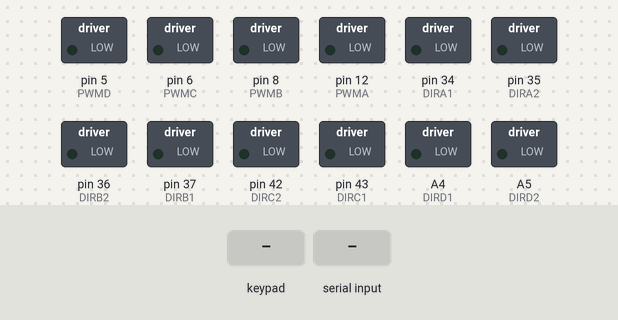
A sketch run on a simulated Arduino Mega 2560, built with avr-gcc and run on an emulated ATmega2560. Parts: switched loads named in the sketch (green lamp = pin HIGH). The inputs (shaded band) are chosen by the test bench. What the sketch prints to the serial monitor is not drawn.

Above: at 1.8 s.
1.9 s: key 'U' pressed
At 2.9 s:
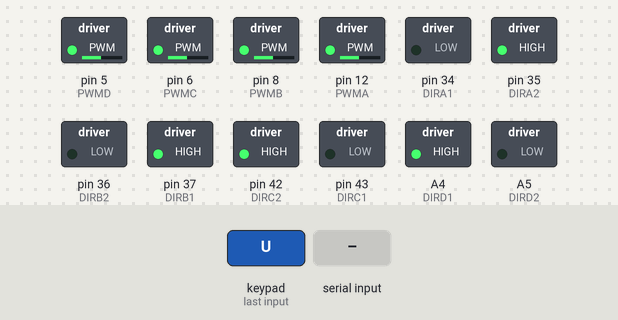
3.4 s: "B" received over Serial
At 3.9 s:
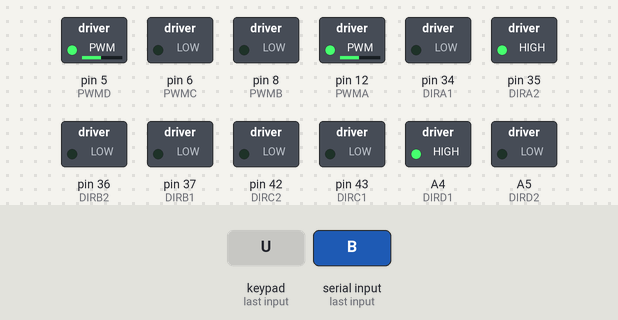
4.9 s: key 'D' pressed
At 5.2 s:
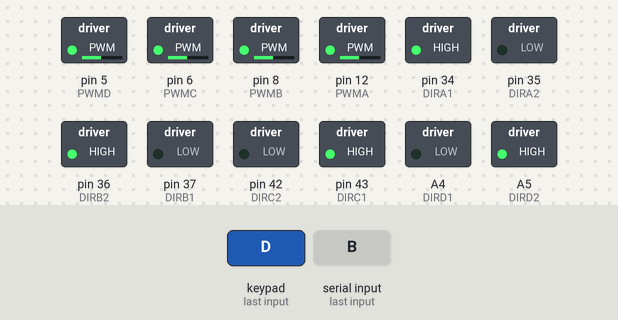
6.4 s: "C" received over Serial
At 7.6 s:
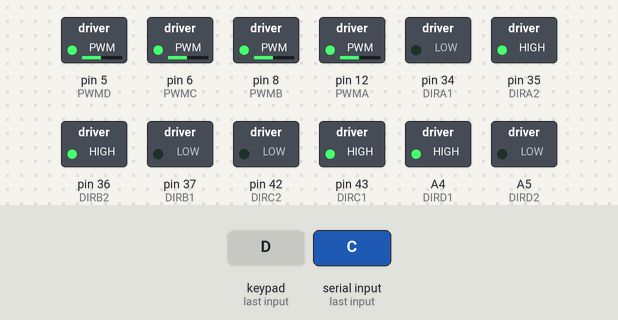
7.9 s: key 'L' pressed
At 8.4 s:
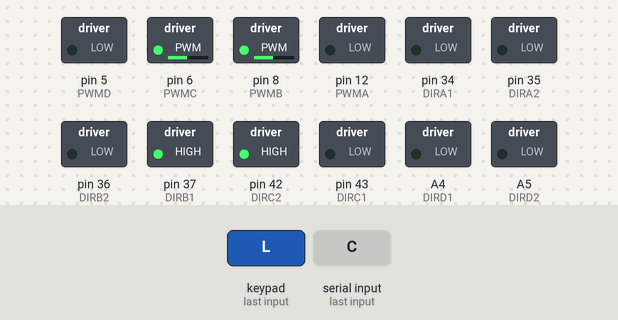
9.4 s: "D" received over Serial
At 10.9 s:
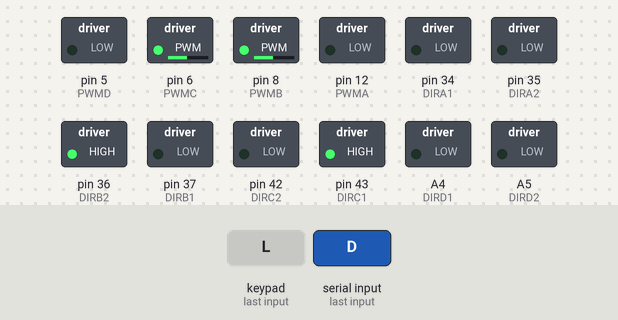
Timing chart, 0 to 11.9 s (numbered marks = the images above; inputs shaded):
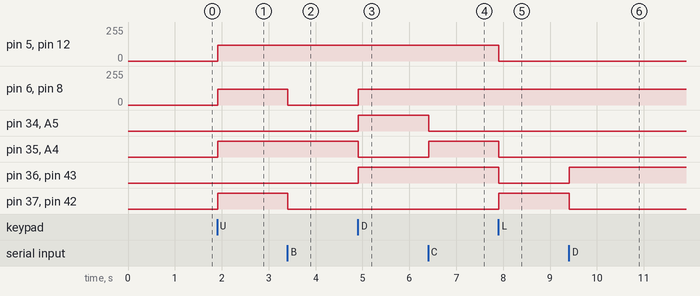

The sketch:

PS2_2560.ino
```cpp
#include <PS2X_lib.h>
// 모터 핀
#define PWMA 12    // A 모터 속도
#define DIRA1 34
#define DIRA2 35  // A 모터 방향
#define PWMB 8    // B 모터 속도
#define DIRB1 37
#define DIRB2 36  // B 모터 방향
#define PWMC 6   // C 모터 속도 9를 6으로 변경
#define DIRC1 43
#define DIRC2 42  // C 모터 방향
#define PWMD 5    // D 모터 속도
#define DIRD1 A4  // 26
#define DIRD2 A5 // 27  // D 모터 방향

// PS2
#define PS2_DAT        52  // 14
#define PS2_CMD        51  // 15
#define PS2_SEL        53  // 16
#define PS2_CLK        50  // 17

char speed;
// #define pressures   true
#define pressures   false
// #define rumble      true
#define rumble      false
PS2X ps2x; // PS2 컨트롤러 클래스 생성

int error = 0;
byte type = 0;
byte vibrate = 0;

void (* resetFunc) (void) = 0;

#define MOTORA_FORWARD(pwm)    do{digitalWrite(DIRA1,LOW); digitalWrite(DIRA2,HIGH);analogWrite(PWMA,pwm);}while(0)
#define MOTORA_STOP(x)         do{digitalWrite(DIRA1,LOW); digitalWrite(DIRA2,LOW); analogWrite(PWMA,0);}while(0)
#define MOTORA_BACKOFF(pwm)    do{digitalWrite(DIRA1,HIGH);digitalWrite(DIRA2,LOW); analogWrite(PWMA,pwm);}while(0)

#define MOTORB_FORWARD(pwm)    do{digitalWrite(DIRB1,HIGH); digitalWrite(DIRB2,LOW);analogWrite(PWMB,pwm);}while(0)
#define MOTORB_STOP(x)         do{digitalWrite(DIRB1,LOW); digitalWrite(DIRB2,LOW); analogWrite(PWMB,0);}while(0)
#define MOTORB_BACKOFF(pwm)    do{digitalWrite(DIRB1,LOW);digitalWrite(DIRB2,HIGH); analogWrite(PWMB,pwm);}while(0)

#define MOTORC_FORWARD(pwm)    do{digitalWrite(DIRC1,LOW); digitalWrite(DIRC2,HIGH);analogWrite(PWMC,pwm);}while(0)
#define MOTORC_STOP(x)         do{digitalWrite(DIRC1,LOW); digitalWrite(DIRC2,LOW); analogWrite(PWMC,0);}while(0)
#define MOTORC_BACKOFF(pwm)    do{digitalWrite(DIRC1,HIGH);digitalWrite(DIRC2,LOW); analogWrite(PWMC,pwm);}while(0)

#define MOTORD_FORWARD(pwm)    do{digitalWrite(DIRD1,HIGH); digitalWrite(DIRD2,LOW);analogWrite(PWMD,pwm);}while(0)
#define MOTORD_STOP(x)         do{digitalWrite(DIRD1,LOW); digitalWrite(DIRD2,LOW); analogWrite(PWMD,0);}while(0)
#define MOTORD_BACKOFF(pwm)    do{digitalWrite(DIRD1,LOW);digitalWrite(DIRD2,HIGH); analogWrite(PWMD,pwm);}while(0)

#define SERIAL  Serial

#define LOG_DEBUG

#ifdef LOG_DEBUG
#define M_LOG SERIAL.print
#else
#define M_LOG
#endif

#define MAX_PWM   200
#define MIN_PWM   130
int Motor_PWM = 130;

// 모터 제어 매크로
//    ↑A-----B↑
//     |  ↑  |
//     |  |  |
//    ↑C-----D↑
void ADVANCE()
{
  MOTORA_FORWARD(Motor_PWM); MOTORB_FORWARD(Motor_PWM);
  MOTORC_FORWARD(Motor_PWM); MOTORD_FORWARD(Motor_PWM);
}

//    ↓A-----B↓
//     |  |  |
//     |  ↓  |
//    ↓C-----D↓
void BACK()
{
  MOTORA_BACKOFF(Motor_PWM); MOTORB_BACKOFF(Motor_PWM);
  MOTORC_BACKOFF(Motor_PWM); MOTORD_BACKOFF(Motor_PWM);
}
//    =A-----B↑
//     |   ↖ |
//     | ↖   |
//    ↑C-----D=
void LEFT_1()
{
  MOTORA_STOP(Motor_PWM); MOTORB_FORWARD(Motor_PWM);
  MOTORC_FORWARD(Motor_PWM); MOTORD_STOP(Motor_PWM);
}

//    ↓A-----B↑
//     |  ←  |
//     |  ←  |
//    ↑C-----D↓
void LEFT_2()
{
  MOTORA_BACKOFF(Motor_PWM); MOTORB_FORWARD(Motor_PWM);
  MOTORC_FORWARD(Motor_PWM); MOTORD_BACKOFF(Motor_PWM);
}
//    ↓A-----B=
//     | ↙   |
//     |   ↙ |
//    =C-----D↓
void LEFT_3()
{
  MOTORA_BACKOFF(Motor_PWM); MOTORB_STOP(Motor_PWM);
  MOTORC_STOP(Motor_PWM); MOTORD_BACKOFF(Motor_PWM);
}
//    ↑A-----B=
//     | ↗   |
//     |   ↗ |
//    =C-----D↑
void RIGHT_1()
{
  MOTORA_FORWARD(Motor_PWM); MOTORB_STOP(Motor_PWM);
  MOTORC_STOP(Motor_PWM); MOTORD_FORWARD(Motor_PWM);
}
//    ↑A-----B↓
//     |  →  |
//     |  →  |
//    ↓C-----D↑
void RIGHT_2()
{
  MOTORA_FORWARD(Motor_PWM); MOTORB_BACKOFF(Motor_PWM);
  MOTORC_BACKOFF(Motor_PWM); MOTORD_FORWARD(Motor_PWM);
}
//    =A-----B↓
//     |   ↘ |
//     | ↘   |
//    ↓C-----D=
void RIGHT_3()
{
  MOTORA_STOP(Motor_PWM); MOTORB_BACKOFF(Motor_PWM);
  MOTORC_BACKOFF(Motor_PWM); MOTORD_STOP(Motor_PWM);
}
// ↓A-----B↑
//  |     |
//  |     |
// ↓C-----D↑
void TURN_LEFT()
{
  MOTORA_BACKOFF(Motor_PWM); MOTORB_FORWARD(Motor_PWM);
  MOTORC_BACKOFF(Motor_PWM); MOTORD_FORWARD(Motor_PWM);
}
// ↑A-----B↓
//  |     |
//  |     |
// ↑C-----D↓
void TURN_RIGHT()
{
  MOTORA_FORWARD(Motor_PWM); MOTORB_BACKOFF(Motor_PWM);
  MOTORC_FORWARD(Motor_PWM); MOTORD_BACKOFF(Motor_PWM);
}
//    =A-----B=
//     |  =  |
//     |  =  |
//    =C-----D=
void STOP()
{
  MOTORA_STOP(Motor_PWM);MOTORB_STOP(Motor_PWM);
  MOTORC_STOP(Motor_PWM);MOTORD_STOP(Motor_PWM);
}
void UART_Control()
{
  char Uart_Date = 0;
  if (SERIAL.available())
  {
    Uart_Date = SERIAL.read();
  }
  switch (Uart_Date)
  {
    case 'A':  ADVANCE(); M_LOG("전진!\r\n");        break;
    case 'B':  RIGHT_1();  M_LOG("우상향!\r\n");     break;
    case 'C':  RIGHT_2();  M_LOG("우회전!\r\n");        break;
    case 'D':  RIGHT_3();  M_LOG("우하향!\r\n");   break;
    case 'E':  BACK();     M_LOG("후진!\r\n");        break;
    case 'F':  LEFT_3();   M_LOG("좌하향!\r\n");    break;
    case 'G':  LEFT_2();   M_LOG("좌회전!\r\n");       break;
    case 'H':  LEFT_1();   M_LOG("좌상향!\r\n");  break;
    case 'Z':  STOP();     M_LOG("정지!\r\n");       break;
    case 'L':  Motor_PWM = 240;                      break;
    case 'M':  Motor_PWM = 130;                       break;
  }
}

void IO_init()
{
  pinMode(PWMA, OUTPUT);
  pinMode(DIRA1, OUTPUT);
  pinMode(DIRA2, OUTPUT);
  pinMode(PWMB, OUTPUT);
  pinMode(DIRB1, OUTPUT);
  pinMode(DIRB2, OUTPUT);
  pinMode(PWMC, OUTPUT);
  pinMode(DIRC1, OUTPUT);
  pinMode(DIRC2, OUTPUT);
  pinMode(PWMD, OUTPUT);
  pinMode(DIRD1, OUTPUT);
  pinMode(DIRD2, OUTPUT);
  STOP();
}

void setup()
{
  Serial.begin(9600);
  delay(300); // 무선 PS2 모듈이 시작될 시간을 주기 위한 지연 추가
  // v1.6 변경 사항 **************주의*************

  // 핀 및 설정 설정: 게임패드(클락, 커맨드, 어텐션, 데이터, 압력?, 진동?) 오류 확인
  error = ps2x.config_gamepad(PS2_CLK, PS2_CMD, PS2_SEL, PS2_DAT, pressures, rumble);

  if (error == 0) {
    Serial.print("컨트롤러 찾음, 구성 성공 ");
    Serial.print("압력 = ");
    if (pressures)
      Serial.println("true ");
    else
      Serial.println("false");
    Serial.print("진동 = ");
    if (rumble)
      Serial.println("true)");
    else
      Serial.println("false");
    Serial.println("모든 버튼을 시험해보세요. X 버튼은 압력에 따라 진동이 발생하며 압력이 강할수록 진동이 더 빨라집니다.");
    Serial.println("L1 또는 R1 버튼을 누르면 아날로그 스틱의 값을 출력합니다.");
    Serial.println("참고: 업데이트 및 버그 보고는 www.billporter.info에서 확인할 수 있습니다.");
  }
  else if (error == 1)
  {
    Serial.println("컨트롤러를 찾을 수 없습니다. 배선을 확인하고, 디버그를 사용하려면 readme.txt를 참조하세요. 문제 해결 팁은 www.billporter.info를 방문하세요.");
    resetFunc();

  }

  else if (error == 2)
    Serial.println("컨트롤러를 찾았지만 명령을 수락하지 않습니다. 디버그를 사용하려면 readme.txt를 참조하세요. 문제 해결 팁은 www.billporter.info를 방문하세요.");

  else if (error == 3)
    Serial.println("컨트롤러가 압력 모드 진입을 거부했습니다. 지원하지 않을 수 있습니다.");


//  Serial.print(ps2x.Analog(1), HEX);

  type = ps2x.readType();
  switch (type) {
    case 0:
      Serial.print("알 수 없는 컨트롤러 타입이 감지되었습니다. ");
      break;
    case 1:
      Serial.print("DualShock 컨트롤러가 감지되었습니다. ");
      break;
    case 2:
      Serial.print("GuitarHero 컨트롤러가 감지되었습니다. ");
      break;
    case 3:
      Serial.print("무선 소니 DualShock 컨트롤러가 감지되었습니다. ");
      break;
  }
  IO_init();

//  SERIAL.print("시작");
}


void loop() {
  /* 새로운 값을 받고 진동 값을 설정하기 위해 게임패드를 읽어야 합니다.
     ps2x.read_gamepad(작은 모터 온/오프, 큰 모터 강도 0-255)
     진동을 사용하지 않을 경우, ps2x.read_gamepad()을 값 없이 호출하세요.
     최소한 1초에 한 번은 호출해야 합니다.
  */

  UART_Control(); // 시리얼 통신으로 입력 처리
  if (error == 1) // 컨트롤러를 찾을 수 없으면 루프를 건너뜁니다.
    return;

  if (type == 2) { // Guitar Hero 컨트롤러
    return;
  }
  else  { // DualShock 컨트롤러
    ps2x.read_gamepad(false, vibrate); // 컨트롤러를 읽고 큰 모터를 '진동' 속도로 회전하도록 설정합니다.


    // 시작 버튼을 누를 경우, 모터 초기 PWM이 120입니다.
    if (ps2x.Button(PSB_START))  {
      Serial.println("시작 버튼이 눌렸습니다.");
      Motor_PWM = 90;
      ADVANCE();
    }

    // 모터 정방향 회전
    if (ps2x.Button(PSB_PAD_UP)) {
      Serial.println("위 버튼이 눌렸습니다.");
      Motor_PWM = 120;
      ADVANCE();
    }

    // 모터 역방향 회전
    if (ps2x.Button(PSB_PAD_DOWN)) {
      Serial.println("아래 버튼이 눌렸습니다.");
      Motor_PWM = 120;
      BACK();
    }

    // 왼쪽 회전
    if (ps2x.Button(PSB_PAD_LEFT)) {
      Serial.println("왼쪽으로 회전합니다.");
      Motor_PWM = 120; // 200
      LEFT_1();
    }

    // 오른쪽 회전
    if (ps2x.Button(PSB_PAD_RIGHT)) {
      Serial.println("오른쪽으로 회전합니다.");
      Motor_PWM = 120; // 200
      RIGHT_1();
    }

   // 정지
    if (ps2x.Button(PSB_SELECT)) {
      Serial.println("정지합니다.");
      STOP();
    }

    // 왼쪽 이동
    if (ps2x.Button(PSB_PINK)) {
      Serial.println("왼쪽으로 이동합니다.");
      LEFT_2();
    }

    // 오른쪽 이동
    if (ps2x.Button(PSB_RED)) {
      Serial.println("오른쪽으로 이동합니다.");
      RIGHT_2();
    }

    // 왼쪽으로 회전
    if (ps2x.Button(PSB_GREEN)) {
      Serial.println("왼쪽으로 회전합니다.");
      TURN_LEFT();
    }

    // 오른쪽으로 회전
    if (ps2x.Button(PSB_BLUE)) {
      Serial.println("오른쪽으로 회전합니다.");
      TURN_RIGHT();
    }
    delay(20);

  }
  if (ps2x.Button(PSB_L1) || ps2x.Button(PSB_R1)) { // TRUE인 경우 스틱 값을 출력합니다.
    Serial.print("스틱 값:");
    Serial.print(ps2x.Analog(PSS_LY), DEC); // 왼쪽 스틱, Y축. 다른 옵션: LX, RY, RX
    Serial.print(",");
    Serial.print(ps2x.Analog(PSS_LX), DEC);
    Serial.print(",");
    Serial.print(ps2x.Analog(PSS_RY), DEC);
    Serial.print(",");
    Serial.println(ps2x.Analog(PSS_RX), DEC);

    int LY = ps2x.Analog(PSS_LY);
    int LX = ps2x.Analog(PSS_LX);
    int RY = ps2x.Analog(PSS_RY);
    int RX = ps2x.Analog(PSS_RX);

    // 전진
    if (LY < 127)
    {
      Motor_PWM = 1.5 * (127 - LY);
      ADVANCE();
      delay(20);
    }
    // 후진
    if (LY > 127)
    {
      Motor_PWM = 1.5 * (LY - 128);
      BACK();
      delay(20);
    }
    // 왼쪽 회전
    if (LX < 128)
    {
      Motor_PWM = 1.5 * (127 - LX);
      LEFT_1();
      delay(20);
    }
    // 오른쪽 회전
    if (LX > 128)
    {
      Motor_PWM = 1.5 * (LX - 128);
      RIGHT_3();
      delay(20);
    }
    // 조이스틱이 중앙에 있는 경우
    if (LY >= 128 && LY <= 128 && LX >= 128 && LX <= 128)
    {
      STOP();
      delay(20);
    }
  }
}
```

Measured:
- after the input at 1.9 s, pin 5 (PWMD), pin 6 (PWMC), pin 8 (PWMB), pin 12 (PWMA): 0/255 → 120/255 at once; pin 35 (DIRA2), pin 37 (DIRB1), pin 42 (DIRC2), A4 (DIRD1): LOW → HIGH at once
- after the input at 3.4 s, pin 6 (PWMC), pin 8 (PWMB): 120/255 → 0/255 at once; pin 37 (DIRB1), pin 42 (DIRC2): HIGH → LOW at once
- after the input at 4.9 s, pin 6 (PWMC), pin 8 (PWMB): 0/255 → 120/255 at once; pin 34 (DIRA1), pin 36 (DIRB2), pin 43 (DIRC1), A5 (DIRD2): LOW → HIGH at once; pin 35 (DIRA2), A4 (DIRD1): HIGH → LOW at once
- after the input at 6.4 s, pin 34 (DIRA1), A5 (DIRD2): HIGH → LOW at once; pin 35 (DIRA2), A4 (DIRD1): LOW → HIGH at once
- after the input at 7.9 s, pin 5 (PWMD), pin 12 (PWMA): 120/255 → 0/255 at once; pin 35 (DIRA2), pin 36 (DIRB2), pin 43 (DIRC1), A4 (DIRD1): HIGH → LOW at once; pin 37 (DIRB1), pin 42 (DIRC2): LOW → HIGH at once
- after the input at 9.4 s, pin 36 (DIRB2), pin 43 (DIRC1): LOW → HIGH at once; pin 37 (DIRB1), pin 42 (DIRC2): HIGH → LOW at once
